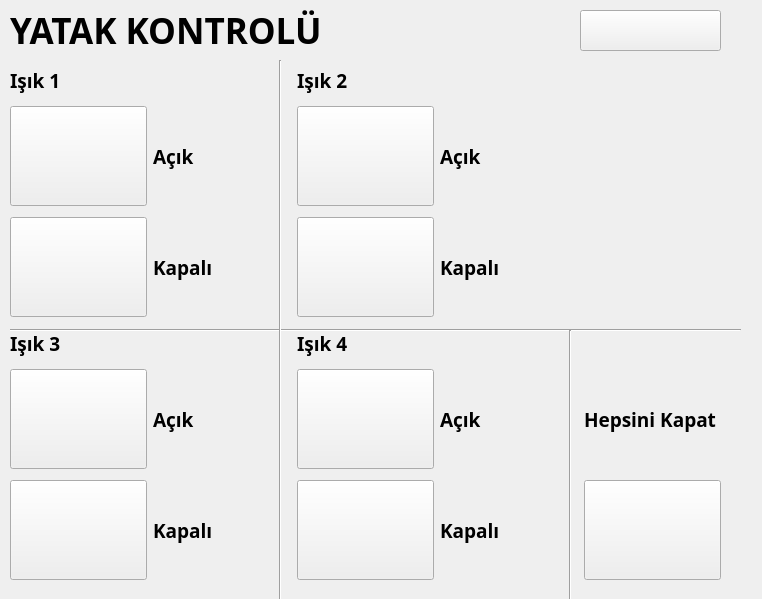
<?xml version="1.0" encoding="UTF-8"?>
<ui version="4.0">
 <class>MainWindow</class>
 <widget class="QMainWindow" name="MainWindow">
  <property name="geometry">
   <rect>
    <x>0</x>
    <y>0</y>
    <width>762</width>
    <height>599</height>
   </rect>
  </property>
  <property name="windowTitle">
   <string>MaM Sense</string>
  </property>
  <property name="windowIcon">
   <iconset>
    <normaloff>icons/MAMLOGO.png</normaloff>icons/MAMLOGO.png</iconset>
  </property>
  <widget class="QWidget" name="centralwidget">
   <widget class="QWidget" name="gridLayoutWidget">
    <property name="geometry">
     <rect>
      <x>10</x>
      <y>60</y>
      <width>711</width>
      <height>530</height>
     </rect>
    </property>
    <layout class="QGridLayout" name="gridLayout">
     <item row="3" column="2">
      <widget class="QLabel" name="label_31">
       <property name="maximumSize">
        <size>
         <width>16777215</width>
         <height>30</height>
        </size>
       </property>
       <property name="font">
        <font>
         <family>Century Gothic</family>
         <pointsize>14</pointsize>
         <weight>75</weight>
         <bold>true</bold>
        </font>
       </property>
       <property name="text">
        <string>Işık 4</string>
       </property>
      </widget>
     </item>
     <item row="3" column="0">
      <widget class="QLabel" name="label_30">
       <property name="maximumSize">
        <size>
         <width>16777215</width>
         <height>30</height>
        </size>
       </property>
       <property name="font">
        <font>
         <family>Century Gothic</family>
         <pointsize>14</pointsize>
         <weight>75</weight>
         <bold>true</bold>
        </font>
       </property>
       <property name="text">
        <string>Işık 3</string>
       </property>
      </widget>
     </item>
     <item row="1" column="3">
      <widget class="QLabel" name="label_27">
       <property name="font">
        <font>
         <family>Century Gothic</family>
         <pointsize>14</pointsize>
         <weight>75</weight>
         <bold>true</bold>
        </font>
       </property>
       <property name="text">
        <string>Açık</string>
       </property>
      </widget>
     </item>
     <item row="0" column="2">
      <widget class="QLabel" name="label_29">
       <property name="maximumSize">
        <size>
         <width>16777215</width>
         <height>30</height>
        </size>
       </property>
       <property name="font">
        <font>
         <family>Century Gothic</family>
         <pointsize>14</pointsize>
         <weight>75</weight>
         <bold>true</bold>
        </font>
       </property>
       <property name="text">
        <string>Işık 2</string>
       </property>
      </widget>
     </item>
     <item row="0" column="0">
      <widget class="QLabel" name="label_20">
       <property name="maximumSize">
        <size>
         <width>16777215</width>
         <height>30</height>
        </size>
       </property>
       <property name="font">
        <font>
         <family>Century Gothic</family>
         <pointsize>14</pointsize>
         <weight>75</weight>
         <bold>true</bold>
        </font>
       </property>
       <property name="text">
        <string>Işık 1</string>
       </property>
      </widget>
     </item>
     <item row="4" column="1">
      <widget class="QLabel" name="label_21">
       <property name="font">
        <font>
         <family>Century Gothic</family>
         <pointsize>14</pointsize>
         <weight>75</weight>
         <bold>true</bold>
        </font>
       </property>
       <property name="text">
        <string>Açık</string>
       </property>
      </widget>
     </item>
     <item row="4" column="0">
      <widget class="QPushButton" name="pushButton_61">
       <property name="minimumSize">
        <size>
         <width>0</width>
         <height>100</height>
        </size>
       </property>
       <property name="font">
        <font>
         <family>Century Gothic</family>
         <pointsize>20</pointsize>
         <weight>75</weight>
         <bold>true</bold>
        </font>
       </property>
       <property name="text">
        <string/>
       </property>
       <property name="icon">
        <iconset>
         <normaloff>icons/lights/lightsOpen.png</normaloff>icons/lights/lightsOpen.png</iconset>
       </property>
       <property name="iconSize">
        <size>
         <width>75</width>
         <height>75</height>
        </size>
       </property>
      </widget>
     </item>
     <item row="2" column="2">
      <widget class="QPushButton" name="pushButton_58">
       <property name="minimumSize">
        <size>
         <width>0</width>
         <height>100</height>
        </size>
       </property>
       <property name="font">
        <font>
         <family>Century Gothic</family>
         <pointsize>20</pointsize>
         <weight>75</weight>
         <bold>true</bold>
        </font>
       </property>
       <property name="text">
        <string/>
       </property>
       <property name="icon">
        <iconset>
         <normaloff>icons/lights/lightsClose.png</normaloff>icons/lights/lightsClose.png</iconset>
       </property>
       <property name="iconSize">
        <size>
         <width>75</width>
         <height>75</height>
        </size>
       </property>
      </widget>
     </item>
     <item row="4" column="2">
      <widget class="QPushButton" name="pushButton_67">
       <property name="minimumSize">
        <size>
         <width>0</width>
         <height>100</height>
        </size>
       </property>
       <property name="font">
        <font>
         <family>Century Gothic</family>
         <pointsize>20</pointsize>
         <weight>75</weight>
         <bold>true</bold>
        </font>
       </property>
       <property name="text">
        <string/>
       </property>
       <property name="icon">
        <iconset>
         <normaloff>icons/lights/lightsOpen.png</normaloff>icons/lights/lightsOpen.png</iconset>
       </property>
       <property name="iconSize">
        <size>
         <width>75</width>
         <height>75</height>
        </size>
       </property>
      </widget>
     </item>
     <item row="2" column="0">
      <widget class="QPushButton" name="pushButton_63">
       <property name="minimumSize">
        <size>
         <width>0</width>
         <height>100</height>
        </size>
       </property>
       <property name="font">
        <font>
         <family>Century Gothic</family>
         <pointsize>20</pointsize>
         <weight>75</weight>
         <bold>true</bold>
        </font>
       </property>
       <property name="text">
        <string/>
       </property>
       <property name="icon">
        <iconset>
         <normaloff>icons/lights/lightsClose.png</normaloff>icons/lights/lightsClose.png</iconset>
       </property>
       <property name="iconSize">
        <size>
         <width>75</width>
         <height>75</height>
        </size>
       </property>
      </widget>
     </item>
     <item row="5" column="0">
      <widget class="QPushButton" name="pushButton_60">
       <property name="minimumSize">
        <size>
         <width>0</width>
         <height>100</height>
        </size>
       </property>
       <property name="font">
        <font>
         <family>Century Gothic</family>
         <pointsize>20</pointsize>
         <weight>75</weight>
         <bold>true</bold>
        </font>
       </property>
       <property name="text">
        <string/>
       </property>
       <property name="icon">
        <iconset>
         <normaloff>icons/lights/lightsClose.png</normaloff>icons/lights/lightsClose.png</iconset>
       </property>
       <property name="iconSize">
        <size>
         <width>75</width>
         <height>75</height>
        </size>
       </property>
      </widget>
     </item>
     <item row="1" column="2">
      <widget class="QPushButton" name="pushButton_59">
       <property name="minimumSize">
        <size>
         <width>0</width>
         <height>100</height>
        </size>
       </property>
       <property name="font">
        <font>
         <family>Century Gothic</family>
         <pointsize>20</pointsize>
         <weight>75</weight>
         <bold>true</bold>
        </font>
       </property>
       <property name="text">
        <string/>
       </property>
       <property name="icon">
        <iconset>
         <normaloff>icons/lights/lightsOpen.png</normaloff>icons/lights/lightsOpen.png</iconset>
       </property>
       <property name="iconSize">
        <size>
         <width>75</width>
         <height>75</height>
        </size>
       </property>
      </widget>
     </item>
     <item row="1" column="0">
      <widget class="QPushButton" name="pushButton_57">
       <property name="minimumSize">
        <size>
         <width>0</width>
         <height>100</height>
        </size>
       </property>
       <property name="font">
        <font>
         <family>Century Gothic</family>
         <pointsize>20</pointsize>
         <weight>75</weight>
         <bold>true</bold>
        </font>
       </property>
       <property name="text">
        <string/>
       </property>
       <property name="icon">
        <iconset>
         <normaloff>icons/lights/lightsOpen.png</normaloff>icons/lights/lightsOpen.png</iconset>
       </property>
       <property name="iconSize">
        <size>
         <width>75</width>
         <height>75</height>
        </size>
       </property>
      </widget>
     </item>
     <item row="5" column="2">
      <widget class="QPushButton" name="pushButton_62">
       <property name="minimumSize">
        <size>
         <width>0</width>
         <height>100</height>
        </size>
       </property>
       <property name="font">
        <font>
         <family>Century Gothic</family>
         <pointsize>20</pointsize>
         <weight>75</weight>
         <bold>true</bold>
        </font>
       </property>
       <property name="text">
        <string/>
       </property>
       <property name="icon">
        <iconset>
         <normaloff>icons/lights/lightsClose.png</normaloff>icons/lights/lightsClose.png</iconset>
       </property>
       <property name="iconSize">
        <size>
         <width>75</width>
         <height>75</height>
        </size>
       </property>
      </widget>
     </item>
     <item row="2" column="3">
      <widget class="QLabel" name="label_35">
       <property name="font">
        <font>
         <family>Century Gothic</family>
         <pointsize>14</pointsize>
         <weight>75</weight>
         <bold>true</bold>
        </font>
       </property>
       <property name="text">
        <string>Kapalı</string>
       </property>
      </widget>
     </item>
     <item row="2" column="1">
      <widget class="QLabel" name="label_34">
       <property name="font">
        <font>
         <family>Century Gothic</family>
         <pointsize>14</pointsize>
         <weight>75</weight>
         <bold>true</bold>
        </font>
       </property>
       <property name="text">
        <string>Kapalı</string>
       </property>
      </widget>
     </item>
     <item row="1" column="1">
      <widget class="QLabel" name="label_32">
       <property name="font">
        <font>
         <family>Century Gothic</family>
         <pointsize>14</pointsize>
         <weight>75</weight>
         <bold>true</bold>
        </font>
       </property>
       <property name="text">
        <string>Açık</string>
       </property>
      </widget>
     </item>
     <item row="5" column="1">
      <widget class="QLabel" name="label_33">
       <property name="font">
        <font>
         <family>Century Gothic</family>
         <pointsize>14</pointsize>
         <weight>75</weight>
         <bold>true</bold>
        </font>
       </property>
       <property name="text">
        <string>Kapalı</string>
       </property>
      </widget>
     </item>
     <item row="4" column="3">
      <widget class="QLabel" name="label_25">
       <property name="font">
        <font>
         <family>Century Gothic</family>
         <pointsize>14</pointsize>
         <weight>75</weight>
         <bold>true</bold>
        </font>
       </property>
       <property name="text">
        <string>Açık</string>
       </property>
      </widget>
     </item>
     <item row="5" column="3">
      <widget class="QLabel" name="label_26">
       <property name="font">
        <font>
         <family>Century Gothic</family>
         <pointsize>14</pointsize>
         <weight>75</weight>
         <bold>true</bold>
        </font>
       </property>
       <property name="text">
        <string>Kapalı</string>
       </property>
      </widget>
     </item>
     <item row="4" column="4">
      <widget class="QLabel" name="label_28">
       <property name="font">
        <font>
         <family>Century Gothic</family>
         <pointsize>14</pointsize>
         <weight>75</weight>
         <bold>true</bold>
        </font>
       </property>
       <property name="text">
        <string>Hepsini Kapat</string>
       </property>
      </widget>
     </item>
     <item row="5" column="4">
      <widget class="QPushButton" name="pushButton_68">
       <property name="minimumSize">
        <size>
         <width>0</width>
         <height>100</height>
        </size>
       </property>
       <property name="font">
        <font>
         <family>Century Gothic</family>
         <pointsize>20</pointsize>
         <weight>75</weight>
         <bold>true</bold>
        </font>
       </property>
       <property name="text">
        <string/>
       </property>
       <property name="icon">
        <iconset>
         <normaloff>icons/lights/lightsClose.png</normaloff>icons/lights/lightsClose.png</iconset>
       </property>
       <property name="iconSize">
        <size>
         <width>75</width>
         <height>75</height>
        </size>
       </property>
      </widget>
     </item>
    </layout>
   </widget>
   <widget class="QPushButton" name="pushButton_56">
    <property name="geometry">
     <rect>
      <x>580</x>
      <y>10</y>
      <width>141</width>
      <height>41</height>
     </rect>
    </property>
    <property name="font">
     <font>
      <family>Century Gothic</family>
      <pointsize>20</pointsize>
      <weight>75</weight>
      <bold>true</bold>
     </font>
    </property>
    <property name="text">
     <string/>
    </property>
    <property name="icon">
     <iconset>
      <normaloff>icons/back.png</normaloff>icons/back.png</iconset>
    </property>
    <property name="iconSize">
     <size>
      <width>32</width>
      <height>32</height>
     </size>
    </property>
   </widget>
   <widget class="QLabel" name="label_2">
    <property name="geometry">
     <rect>
      <x>10</x>
      <y>10</y>
      <width>321</width>
      <height>41</height>
     </rect>
    </property>
    <property name="font">
     <font>
      <family>Century Gothic</family>
      <pointsize>26</pointsize>
      <weight>75</weight>
      <bold>true</bold>
     </font>
    </property>
    <property name="styleSheet">
     <string notr="true"/>
    </property>
    <property name="text">
     <string>YATAK KONTROLÜ</string>
    </property>
   </widget>
   <widget class="Line" name="line">
    <property name="geometry">
     <rect>
      <x>10</x>
      <y>320</y>
      <width>731</width>
      <height>20</height>
     </rect>
    </property>
    <property name="orientation">
     <enum>Qt::Horizontal</enum>
    </property>
   </widget>
   <widget class="Line" name="line_2">
    <property name="geometry">
     <rect>
      <x>270</x>
      <y>60</y>
      <width>20</width>
      <height>541</height>
     </rect>
    </property>
    <property name="orientation">
     <enum>Qt::Vertical</enum>
    </property>
   </widget>
   <widget class="Line" name="line_3">
    <property name="geometry">
     <rect>
      <x>560</x>
      <y>330</y>
      <width>20</width>
      <height>271</height>
     </rect>
    </property>
    <property name="orientation">
     <enum>Qt::Vertical</enum>
    </property>
   </widget>
  </widget>
 </widget>
 <resources/>
 <connections/>
</ui>
